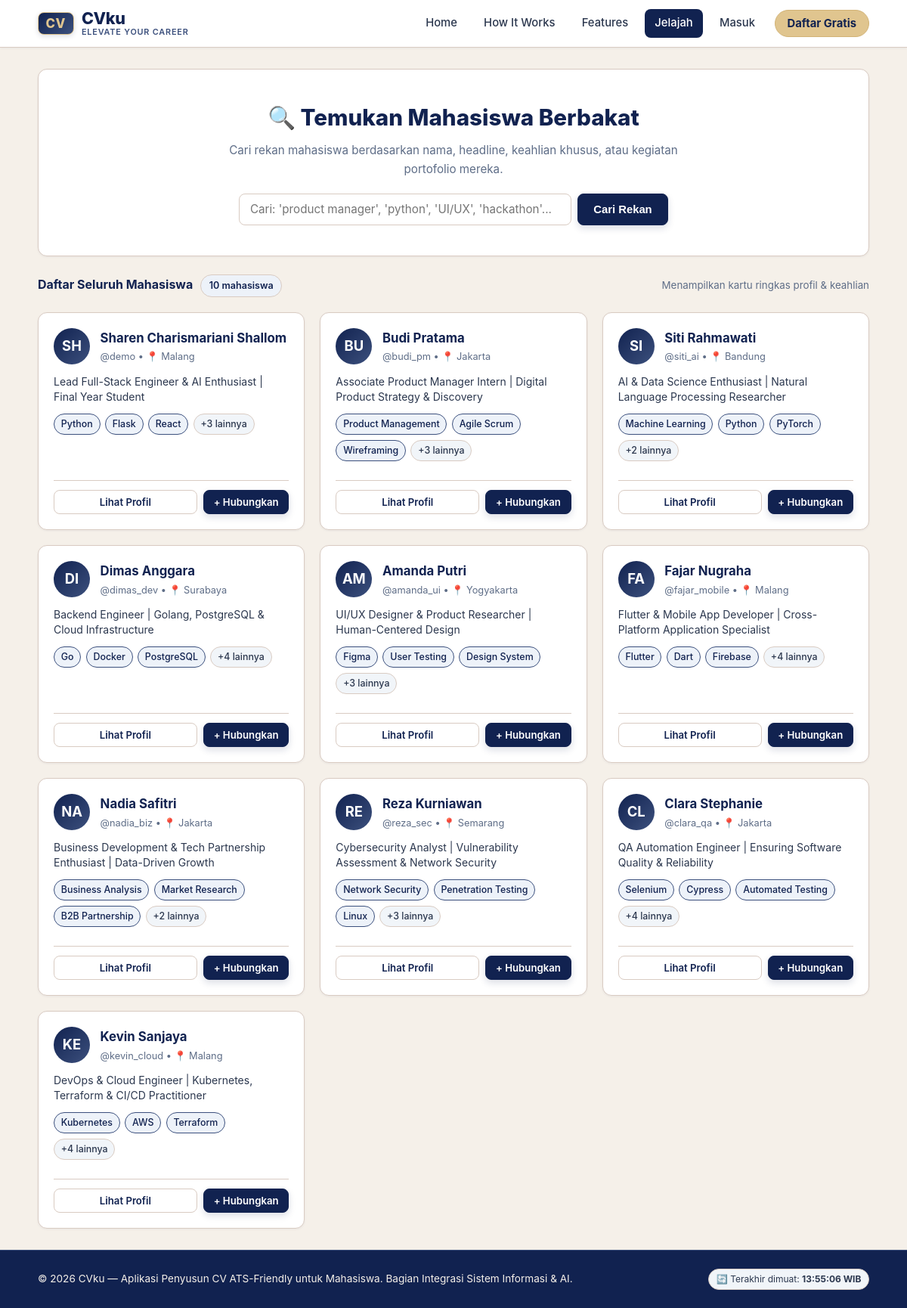
Screenshot of /jelajah with the database file from the repository.
### tables this page shows
CREATE TABLE "pengguna" (
                id INTEGER PRIMARY KEY AUTOINCREMENT,
                username TEXT UNIQUE NOT NULL,
                password_hash TEXT NOT NULL,
                peran TEXT NOT NULL DEFAULT 'pengguna',
                nama TEXT,
                email TEXT,
                telepon TEXT,
                kota TEXT,
                linkedin TEXT,
                ringkasan TEXT,
                headline TEXT,
                skill TEXT
            );

### app.py (the view)
@app.route("/jelajah")
def jelajah_page():
    q = request.args.get("q", "").strip()
    user_id = session.get("user_id")
    daftar_mahasiswa = jaringan.cari_mahasiswa(q, id_saat_ini=user_id)
    return render_template("jelajah.html", daftar_mahasiswa=daftar_mahasiswa, q=q)

### app.py (called while the page is built)
@app.after_request
def add_no_cache_headers(response):
    response.headers["Cache-Control"] = "no-cache, no-store, must-revalidate, max-age=0"
    response.headers["Pragma"] = "no-cache"
    response.headers["Expires"] = "0"
    return response

@app.context_processor
def inject_waktu_server():
    return {
        "waktu_refresh": datetime.datetime.now().strftime("%H:%M:%S")
    }

### db.py (called while the page is built)
def koneksi():
    con = sqlite3.connect(DB_PATH)
    con.row_factory = sqlite3.Row
    con.execute("PRAGMA foreign_keys = ON")
    return con

### jaringan.py (called while the page is built)
def _parse_skill(skill_str):
    if not skill_str:
        return []
    return [s.strip() for s in skill_str.split(",") if s.strip()]

### templates/jelajah.html (shortened to what this page needs)
{% extends "base.html" %}
{% block content %}
<div class="card" style="margin-bottom: 1.5rem;">
  <div style="text-align: center; max-width: 650px; margin: 0 auto; padding: 1rem 0;">
    <h1 style="font-size: 1.85rem; font-weight: 800; color: var(--dark); margin-bottom: 0.5rem;">
      🔍 Temukan Mahasiswa Berbakat
    </h1>
    <p style="color: var(--muted); font-size: 0.95rem; margin-bottom: 1.25rem;">
      Cari rekan mahasiswa berdasarkan nama, headline, keahlian khusus, atau kegiatan portofolio mereka.
    </p>
    <form method="GET" action="{{ url_for('jelajah_page') }}" style="display: flex; gap: 0.5rem; justify-content: center; flex-wrap: wrap;">
      <input
        type="text"
        name="q"
        class="form-control"
        style="max-width: 440px; font-size: 0.95rem;"
        placeholder="Cari: 'product manager', 'python', 'UI/UX', 'hackathon'..."
        value="{{ q }}"
        autofocus
      >
      <button type="submit" class="btn btn-primary">Cari Rekan</button>
    </form>
  </div>
</div>
<div style="display: flex; justify-content: space-between; align-items: center; margin-bottom: 1rem; flex-wrap: wrap; gap: 0.5rem;">
  <div>
    {% if q %}
      <span style="font-size: 1rem; font-weight: 700; color: var(--dark);">
        Hasil pencarian untuk "<span style="color: var(--primary);">{{ q }}</span>"
      </span>
      <span class="badge badge-section" style="margin-left: 0.4rem;">{{ daftar_mahasiswa|length }} ditemukan</span>
    {% else %}
      <span style="font-size: 1rem; font-weight: 700; color: var(--dark);">
        Daftar Seluruh Mahasiswa
      </span>
      <span class="badge badge-section" style="margin-left: 0.4rem;">{{ daftar_mahasiswa|length }} mahasiswa</span>
    {% endif %}
  </div>
  <small style="color: var(--muted);">Menampilkan kartu ringkas profil &amp; keahlian</small>
</div>
{% if daftar_mahasiswa %}
  <div class="user-card-grid">
    {% for m in daftar_mahasiswa %}
      <div class="user-card">
        <div>
          <div style="display: flex; align-items: flex-start; gap: 0.85rem; margin-bottom: 0.75rem;">
            <div class="avatar-circle">
              {{ (m.nama or m.username)[:2]|upper }}
            </div>
            <div style="flex: 1; min-width: 0;">
              <h3 style="font-size: 1.05rem; font-weight: 700; margin: 0; white-space: nowrap; overflow: hidden; text-overflow: ellipsis;">
                <a href="{{ url_for('profil_publik_page', id=m.id) }}" style="color: var(--dark);">
                  {{ m.nama or m.username }}
                </a>
              </h3>
              <p style="font-size: 0.8rem; color: var(--muted); margin: 0.1rem 0 0 0;">
                @{{ m.username }} {% if m.kota %}• 📍 {{ m.kota }}{% endif %}
              </p>
            </div>
          </div>
          <p style="font-size: 0.875rem; color: var(--slate); line-height: 1.4; margin-bottom: 0.75rem; display: -webkit-box; -webkit-line-clamp: 2; -webkit-box-orient: vertical; overflow: hidden; min-height: 2.5rem;">
            {{ m.headline or 'Mahasiswa aktif berportofolio di CVku Network.' }}
          </p>
          <div class="skill-tags">
            {% if m.tiga_skill %}
              {% for s in m.tiga_skill %}
                <span class="skill-tag skill-tag-primary">{{ s }}</span>
              {% endfor %}
              {% if m.skill_list|length > 3 %}
                <span class="skill-tag" title="{{ m.skill }}">+{{ m.skill_list|length - 3 }} lainnya</span>
              {% endif %}
            {% else %}
              <span class="skill-tag" style="color: var(--muted); font-style: italic;">Belum ada tag skill</span>
            {% endif %}
          </div>
        </div>
        <div style="display: flex; gap: 0.5rem; margin-top: 1rem; pt: 0.75rem; border-top: 1px solid var(--border); padding-top: 0.75rem; align-items: center; justify-content: space-between;">
          <a href="{{ url_for('profil_publik_page', id=m.id) }}" class="btn btn-outline btn-sm" style="flex: 1; text-align: center;">
            Lihat Profil
          </a>
          {% if session.get('user_id') %}
            {% if m.id == session.get('user_id') %}
              <span class="badge" style="background: #f1f5f9; color: var(--muted); padding: 0.35rem 0.6rem;">Anda</span>
            {% elif m.status_koneksi == 'terhubung' %}
              <span class="badge" style="background: #dcfce7; color: #166534; border: 1px solid #86efac; padding: 0.35rem 0.6rem;">✓ Terhubung</span>
            {% elif m.status_koneksi == 'menunggu_keluar' %}
              <span class="badge" style="background: #fef3c7; color: #92400e; border: 1px solid #fde68a; padding: 0.35rem 0.6rem;">⏳ Menunggu</span>
            {% elif m.status_koneksi == 'menunggu_masuk' %}
              <a href="{{ url_for('jaringan_page', tab='permintaan') }}" class="btn btn-primary btn-sm" style="font-size: 0.75rem;">Konfirmasi</a>
            {% else %}
              <form method="POST" action="{{ url_for('kirim_koneksi_action', id=m.id) }}" style="margin: 0;">
                <button type="submit" class="btn btn-primary btn-sm">
                  + Hubungkan
                </button>
              </form>
            {% endif %}
          {% else %}
            <a href="{{ url_for('login') }}" class="btn btn-primary btn-sm" title="Masuk untuk menghubungkan">
              + Hubungkan
            </a>
          {% endif %}
        </div>
      </div>
    {% endfor %}
  </div>
{% endif %}
{% endblock %}

### static/css/style.css (style rules this page uses)
:root { --royal-blue: #112250; --royal-blue-hover: #0a1533; --sapphire: #3C507D; --sapphire-hover: #2b3a5c; --sapphire-light: #edf2f9; --quicksand: #E0C58F; --quicksand-hover: #d1b47b; --quicksand-light: #faf5ed; --swan-wing: #F5F0E9; --shellstone: #D9CBC2; --shellstone-light: #ebe2db; --primary: #112250; --primary-hover: #0a1533; --primary-light: #edf2f9; --secondary: #3C507D; --secondary-hover: #2b3a5c; --accent: #E0C58F; --accent-hover: #d1b47b; --dark: #112250; --slate: #2b374e; --muted: #5e6d87; --light: #F5F0E9; --white: #ffffff; --border: #D9CBC2; --border-focus: #3C507D; --success-bg: #e6f4ea; --success-text: #137333; --success-border: #a8dab5; --warning-bg: #faf5ed; --warning-text: #966914; --warning-border: #E0C58F; --danger-bg: #fee2e2; --danger-text: #991b1b; --danger-border: #fca5a5; --info-bg: #edf2f9; --info-text: #112250; --info-border: #D9CBC2; --shadow-sm: 0 1px 3px rgba(17, 34, 80, 0.06); --shadow: 0 4px 12px rgba(17, 34, 80, 0.08), 0 2px 4px rgba(17, 34, 80, 0.04); --shadow-lg: 0 14px 28px rgba(17, 34, 80, 0.12), 0 6px 12px rgba(17, 34, 80, 0.06); --radius-sm: 8px; --radius: 12px; --radius-lg: 18px; --radius-full: 9999px; --font-main: -apple-system, BlinkMacSystemFont, "Plus Jakarta Sans", "Segoe UI", Roboto, "Helvetica Neue", Arial, sans-serif; --font-cv: "Calibri", "Arial", sans-serif; }
*, *::before, *::after { box-sizing: border-box; margin: 0; padding: 0; }
body { font-family: var(--font-main); background-color: var(--swan-wing); color: var(--slate); line-height: 1.6; min-height: 100vh; display: flex; flex-direction: column; }
a { color: var(--sapphire); text-decoration: none; transition: all 0.15s ease; }
.card { background-color: var(--white); border-radius: var(--radius); border: 1px solid var(--border); box-shadow: var(--shadow-sm); padding: 1.5rem; margin-bottom: 1.5rem; }
.btn { display: inline-flex; align-items: center; justify-content: center; gap: 0.5rem; padding: 0.6rem 1.25rem; font-size: 0.925rem; font-weight: 600; border-radius: var(--radius-sm); border: 1px solid transparent; cursor: pointer; transition: all 0.2s ease; text-decoration: none; line-height: 1.4; }
.btn-primary, .btn-royal { background-color: var(--royal-blue); color: var(--white); border-color: var(--royal-blue); box-shadow: 0 4px 10px rgba(17, 34, 80, 0.15); }
.btn-outline { background-color: var(--white); color: var(--dark); border-color: var(--shellstone); }
.btn-sm { padding: 0.35rem 0.8rem; font-size: 0.825rem; }
.form-control { width: 100%; padding: 0.6rem 0.85rem; font-size: 0.925rem; font-family: inherit; color: var(--dark); background-color: var(--white); border: 1px solid var(--border); border-radius: var(--radius-sm); transition: border-color 0.15s, box-shadow 0.15s; }
.badge { display: inline-flex; align-items: center; gap: 0.3rem; font-size: 0.785rem; font-weight: 600; padding: 0.25rem 0.65rem; border-radius: var(--radius-full); border: 1px solid transparent; }
.badge-section { background-color: var(--sapphire-light); color: var(--royal-blue); border-color: var(--shellstone); }
.user-card-grid { display: grid; grid-template-columns: repeat(auto-fill, minmax(290px, 1fr)); gap: 1.25rem; margin-top: 1.25rem; }
.user-card { background: var(--white); border: 1px solid var(--border); border-radius: var(--radius); padding: 1.25rem; display: flex; flex-direction: column; justify-content: space-between; box-shadow: var(--shadow-sm); transition: transform 0.15s ease, box-shadow 0.15s ease; }
.avatar-circle { width: 48px; height: 48px; border-radius: 50%; background: linear-gradient(135deg, var(--primary), var(--secondary)); color: #ffffff; display: flex; align-items: center; justify-content: center; font-weight: 700; font-size: 1.15rem; flex-shrink: 0; }
.skill-tags { display: flex; flex-wrap: wrap; gap: 0.4rem; margin: 0.6rem 0; }
.skill-tag { background: #f1f5f9; color: var(--slate); border: 1px solid var(--border); font-size: 0.775rem; font-weight: 500; padding: 0.2rem 0.55rem; border-radius: 9999px; white-space: nowrap; }
.skill-tag-primary { background: var(--primary-light); color: var(--primary); border-color: var(--border-focus); }

### rows the page displays
pengguna: nama "SH", nama "Sharen Charismariani Shallom", username "demo", kota "Malang", headline "Lead Full-Stack Engineer & AI Enthusiast | Final Year Student", tiga_skill "Python" "Flask" "React", skill_list|length "3"
pengguna: nama "BU", nama "Budi Pratama", username "budi_pm", kota "Jakarta", headline "Associate Product Manager Intern | Digital Product Strategy & Discovery", tiga_skill "Product Management" "Agile Scrum" "Wireframing", skill_list|length "3"
pengguna: nama "SI", nama "Siti Rahmawati", username "siti_ai", kota "Bandung", headline "AI & Data Science Enthusiast | Natural Language Processing Researcher", tiga_skill "Machine Learning" "Python" "PyTorch", skill_list|length "2"
pengguna: nama "DI", nama "Dimas Anggara", username "dimas_dev", kota "Surabaya", headline "Backend Engineer | Golang, PostgreSQL & Cloud Infrastructure", tiga_skill "Go" "Docker" "PostgreSQL", skill_list|length "4"
pengguna: nama "AM", nama "Amanda Putri", username "amanda_ui", kota "Yogyakarta", headline "UI/UX Designer & Product Researcher | Human-Centered Design", tiga_skill "Figma" "User Testing" "Design System", skill_list|length "3"
pengguna: nama "FA", nama "Fajar Nugraha", username "fajar_mobile", kota "Malang", headline "Flutter & Mobile App Developer | Cross-Platform Application Specialist", tiga_skill "Flutter" "Dart" "Firebase", skill_list|length "4"
pengguna: nama "NA", nama "Nadia Safitri", username "nadia_biz", kota "Jakarta", headline "Business Development & Tech Partnership Enthusiast | Data-Driven Growth", tiga_skill "Business Analysis" "Market Research" "B2B Partnership", skill_list|length "2"
pengguna: nama "RE", nama "Reza Kurniawan", username "reza_sec", kota "Semarang", headline "Cybersecurity Analyst | Vulnerability Assessment & Network Security", tiga_skill "Network Security" "Penetration Testing" "Linux", skill_list|length "3"
pengguna: nama "CL", nama "Clara Stephanie", username "clara_qa", kota "Jakarta", headline "QA Automation Engineer | Ensuring Software Quality & Reliability", tiga_skill "Selenium" "Cypress" "Automated Testing", skill_list|length "4"
pengguna: nama "KE", nama "Kevin Sanjaya", username "kevin_cloud", kota "Malang", headline "DevOps & Cloud Engineer | Kubernetes, Terraform & CI/CD Practitioner", tiga_skill "Kubernetes" "AWS" "Terraform", skill_list|length "4"

### other values shown
{{ daftar_mahasiswa|length }} "10"
